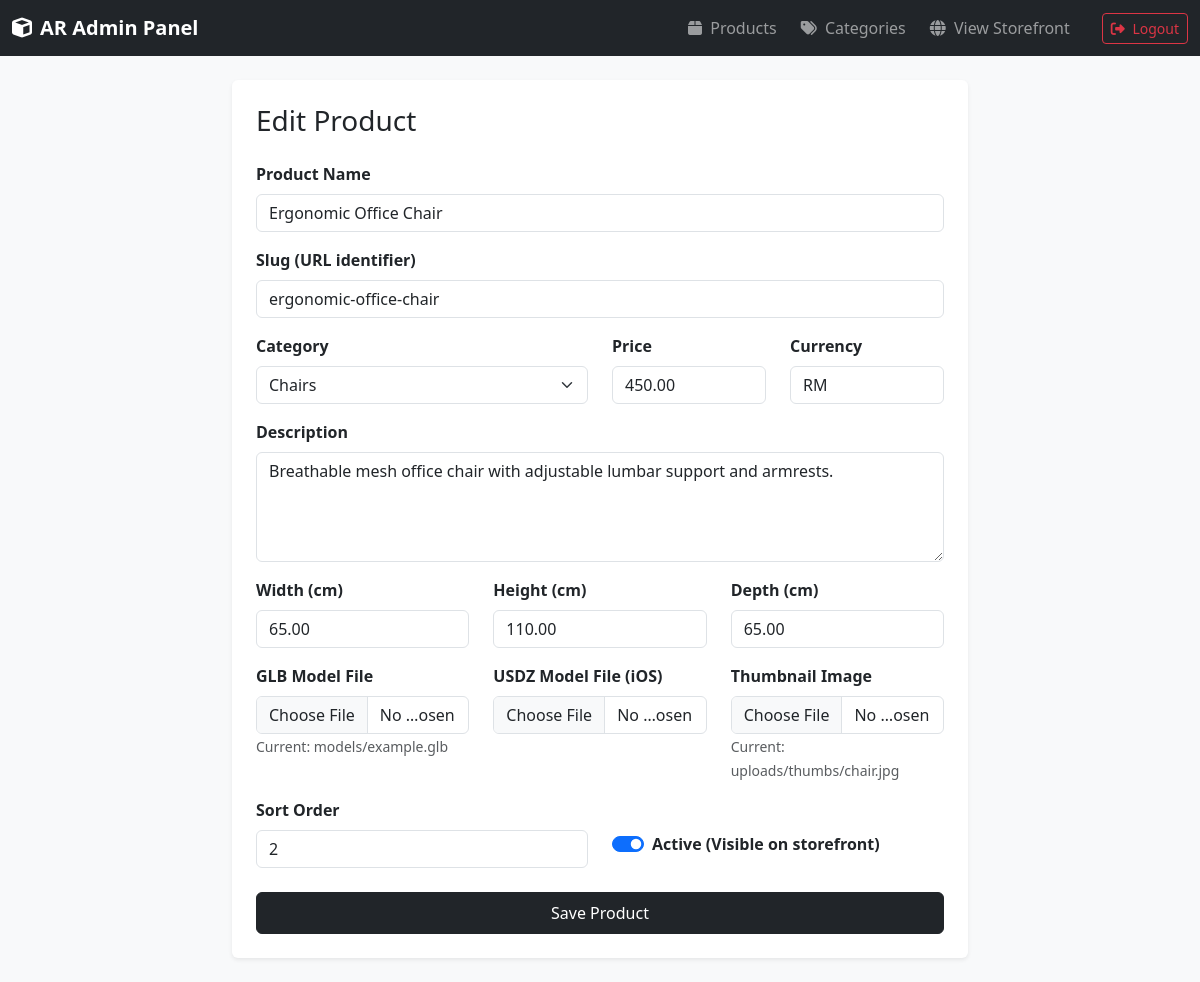
Screenshot of /ar-furniture/admin/product_edit.php?id=2 (signed in) with the database file from the repository.
### tables this page shows
CREATE TABLE IF NOT EXISTS `products` (
  `id` INT AUTO_INCREMENT PRIMARY KEY,
  `category_id` INT NOT NULL,
  `slug` VARCHAR(150) NOT NULL UNIQUE,
  `name` VARCHAR(150) NOT NULL,
  `description` TEXT,
  `price` DECIMAL(10,2) NOT NULL DEFAULT 0.00,
  `currency` VARCHAR(10) NOT NULL DEFAULT 'RM',
  `glb_path` VARCHAR(255) NOT NULL,
  `usdz_path` VARCHAR(255) DEFAULT NULL,
  `thumb_path` VARCHAR(255) DEFAULT NULL,
  `width_cm` DECIMAL(6,2) DEFAULT 0.00,
  `height_cm` DECIMAL(6,2) DEFAULT 0.00,
  `depth_cm` DECIMAL(6,2) DEFAULT 0.00,
  `is_active` TINYINT(1) DEFAULT 1,
  `sort_order` INT DEFAULT 0,
  `created_at` TIMESTAMP DEFAULT CURRENT_TIMESTAMP,
  `updated_at` TIMESTAMP DEFAULT CURRENT_TIMESTAMP ON UPDATE CURRENT_TIMESTAMP,
  FOREIGN KEY (`category_id`) REFERENCES `categories`(`id`) ON DELETE CASCADE
);

CREATE TABLE IF NOT EXISTS `categories` (
  `id` INT AUTO_INCREMENT PRIMARY KEY,
  `slug` VARCHAR(100) NOT NULL UNIQUE,
  `name` VARCHAR(100) NOT NULL,
  `sort_order` INT DEFAULT 0,
  `is_active` TINYINT(1) DEFAULT 1,
  `created_at` TIMESTAMP DEFAULT CURRENT_TIMESTAMP
);

### ar-furniture/includes/categories.php (called while the page is built, shortened)
<?php
require_once __DIR__ . '/db.php';
function getAllCategories() {
    global $pdo;
    $stmt = $pdo->query("SELECT * FROM categories ORDER BY sort_order ASC, name ASC");
    return $stmt->fetchAll();
}

### ar-furniture/admin/product_edit.php (the view, shortened to what this page needs)
<?php
require_once '../includes/db.php';
require_once '../includes/categories.php';
require_once '../includes/admin_layout.php';
$id = $_GET['id'] ?? null;
$product = [
    'category_id' => '', 'slug' => '', 'name' => '', 'description' => '',
    'price' => '', 'currency' => 'RM', 'glb_path' => '', 'usdz_path' => '',
    'thumb_path' => '', 'width_cm' => '', 'height_cm' => '', 'depth_cm' => '',
    'is_active' => 1, 'sort_order' => 0
];
if ($id) {
    $stmt = $pdo->prepare("SELECT * FROM products WHERE id = ? LIMIT 1");
    $stmt->execute([$id]);
    $existing = $stmt->fetch();
    if ($existing) {
        $product = $existing;
    } else {
        echo "<div class='alert alert-danger'>Product not found.</div>";
        include '../includes/admin_footer.php';
        exit;
    }
}
$categories = getAllCategories();
?>
<div class="row justify-content-center">
    <div class="col-lg-8">
        <div class="card border-0 shadow-sm">
            <div class="card-body p-4">
                <h3 class="mb-4"><?= $id ? 'Edit Product' : 'Add New Product' ?></h3>
                <form method="POST" enctype="multipart/form-data">
                    <div class="mb-3">
                        <label class="form-label fw-semibold">Product Name</label>
                        <input type="text" name="name" class="form-control" value="<?= htmlspecialchars($product['name']) ?>" required>
                    </div>
                    <div class="mb-3">
                        <label class="form-label fw-semibold">Slug (URL identifier)</label>
                        <input type="text" name="slug" class="form-control" value="<?= htmlspecialchars($product['slug']) ?>" placeholder="Leave blank to auto-generate">
                    </div>
                    <div class="row">
                        <div class="col-md-6 mb-3">
                            <label class="form-label fw-semibold">Category</label>
                            <select name="category_id" class="form-select" required>
                                <?php foreach ($categories as $cat): ?>
                                    <option value="<?= $cat['id'] ?>" <?= $product['category_id'] == $cat['id'] ? 'selected' : '' ?>><?= htmlspecialchars($cat['name']) ?></option>
                                <?php endforeach; ?>
                            </select>
                        </div>
                        <div class="col-md-3 mb-3">
                            <label class="form-label fw-semibold">Price</label>
                            <input type="number" step="0.01" name="price" class="form-control" value="<?= htmlspecialchars($product['price']) ?>" required>
                        </div>
                        <div class="col-md-3 mb-3">
                            <label class="form-label fw-semibold">Currency</label>
                            <input type="text" name="currency" class="form-control" value="<?= htmlspecialchars($product['currency']) ?>" required>
                        </div>
                    </div>
                    <div class="mb-3">
                        <label class="form-label fw-semibold">Description</label>
                        <textarea name="description" class="form-control" rows="4"><?= htmlspecialchars($product['description']) ?></textarea>
                    </div>
                    <div class="row">
                        <div class="col-md-4 mb-3">
                            <label class="form-label fw-semibold">Width (cm)</label>
                            <input type="number" step="0.01" name="width_cm" class="form-control" value="<?= htmlspecialchars($product['width_cm']) ?>">
                        </div>
                        <div class="col-md-4 mb-3">
                            <label class="form-label fw-semibold">Height (cm)</label>
                            <input type="number" step="0.01" name="height_cm" class="form-control" value="<?= htmlspecialchars($product['height_cm']) ?>">
                        </div>
                        <div class="col-md-4 mb-3">
                            <label class="form-label fw-semibold">Depth (cm)</label>
                            <input type="number" step="0.01" name="depth_cm" class="form-control" value="<?= htmlspecialchars($product['depth_cm']) ?>">
                        </div>
                    </div>
                    <div class="row">
                        <div class="col-md-4 mb-3">
                            <label class="form-label fw-semibold">GLB Model File</label>
                            <input type="file" name="glb_file" class="form-control" accept=".glb">
                            <?php if ($product['glb_path']): ?><small class="text-muted">Current: <?= htmlspecialchars($product['glb_path']) ?></small><?php endif; ?>
                        </div>
                        <div class="col-md-4 mb-3">
                            <label class="form-label fw-semibold">USDZ Model File (iOS)</label>
                            <input type="file" name="usdz_file" class="form-control" accept=".usdz">
                        </div>
                        <div class="col-md-4 mb-3">
                            <label class="form-label fw-semibold">Thumbnail Image</label>
                            <input type="file" name="thumb_file" class="form-control" accept="image/*">
                            <?php if ($product['thumb_path']): ?><small class="text-muted">Current: <?= htmlspecialchars($product['thumb_path']) ?></small><?php endif; ?>
                        </div>
                    </div>
                    <div class="row mb-4">
                        <div class="col-md-6">
                            <label class="form-label fw-semibold">Sort Order</label>
                            <input type="number" name="sort_order" class="form-control" value="<?= htmlspecialchars($product['sort_order']) ?>">
                        </div>
                        <div class="col-md-6 d-flex align-items-center pt-4">
                            <div class="form-check form-switch">
                                <input class="form-check-input" type="checkbox" name="is_active" id="isActiveCheck" value="1" <?= $product['is_active'] ? 'checked' : '' ?>>
                                <label class="form-check-label fw-semibold" for="isActiveCheck">Active (Visible on storefront)</label>
                            </div>
                        </div>
                    </div>
                    <button type="submit" class="btn btn-dark w-100 py-2">Save Product</button>
                </form>
            </div>
        </div>
    </div>
</div>
<?php require_once '../includes/admin_footer.php'; ?>

### ar-furniture/css/styles.css (style rules this page uses)
:root { --bs-primary: #2c3e50; --bs-primary-rgb: 44, 62, 80; }
body { font-family: system-ui, -apple-system, "Segoe UI", Roboto, Helvetica, Arial, sans-serif; background-color: #f8f9fa; color: #333; }

### rows the page displays
products: name "Ergonomic Office Chair", slug "ergonomic-office-chair", category_id "Chairs", price "450.00", currency "RM", description "Breathable mesh office chair with adjustable lumbar support and armrests.", width_cm "65.00", height_cm "110.00", depth_cm "65.00", glb_path "models/example.glb", thumb_path "uploads/thumbs/chair.jpg", sort_order "2", is_active "☑"
